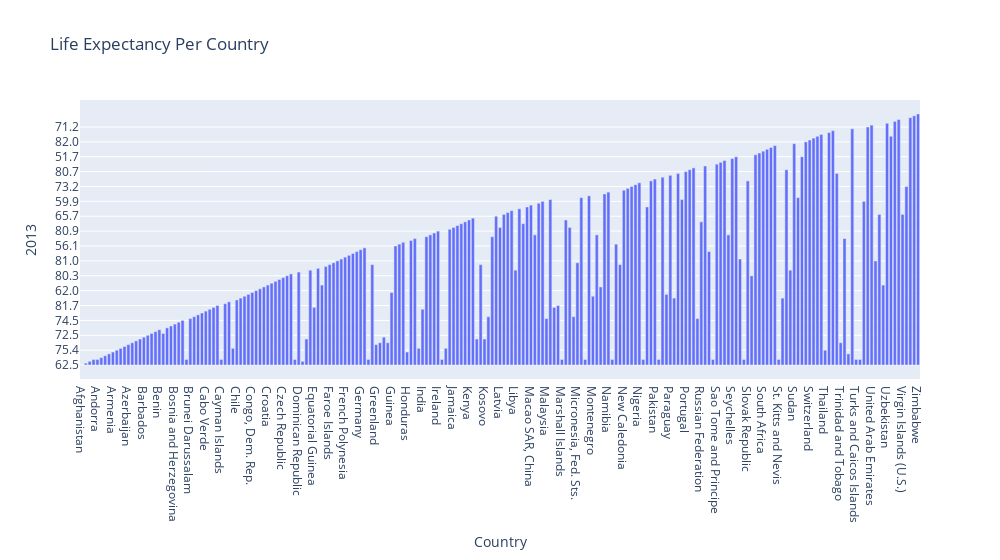

Notebook code cell kept with this figure:
### Code cell
third = px.bar(df_london, x='Country', y='2013', title="Life Expectancy Per Country",
            hover_data = ['Country','2013'], width=1000)
third.show()

### Figure 1 — Plotly figure (JSON) as saved in the notebook; plotly's stock layout.template omitted (floating-point values rounded to 4 significant figures; data arrays with more than 128 entries replaced by an {"elided": "..."} marker saying what was removed)
{"data": [{"alignmentgroup": "True", "hovertemplate": "Country=%{x}<br>2013=%{y}<extra></extra>", "legendgroup": "", "marker": {"color": "#636efa"}, "name": "", "offsetgroup": "", "orientation": "v", "showlegend": false, "textposition": "auto", "type": "bar", "x": {"elided": "218 str values"}, "xaxis": "x", "y": {"elided": "218 str values"}, "yaxis": "y"}], "layout": {"barmode": "relative", "legend": {"tracegroupgap": 0}, "title": {"text": "Life Expectancy Per Country"}, "width": 1000, "xaxis": {"anchor": "y", "domain": [0, 1], "title": {"text": "Country"}}, "yaxis": {"anchor": "x", "domain": [0, 1], "title": {"text": "2013"}}}}
